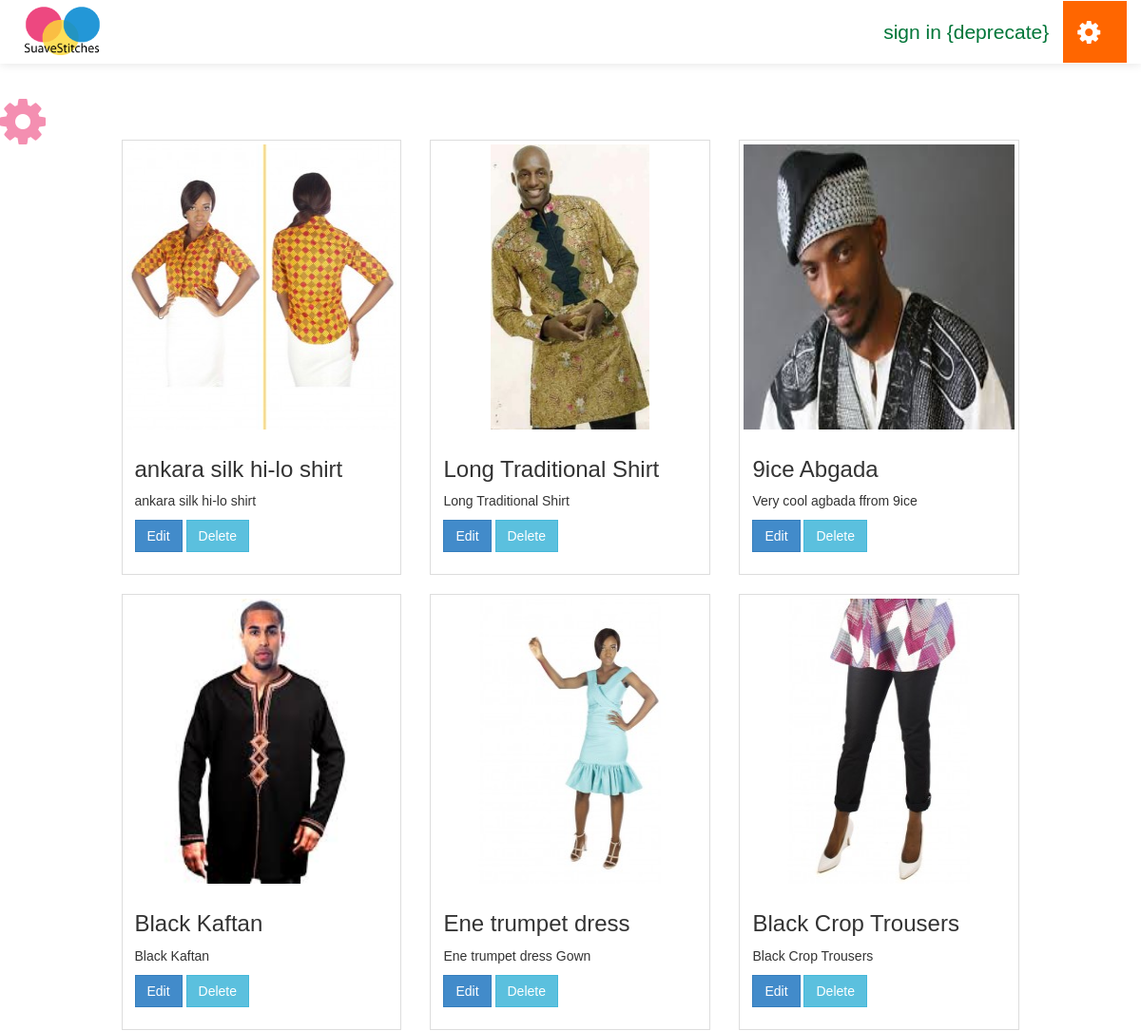
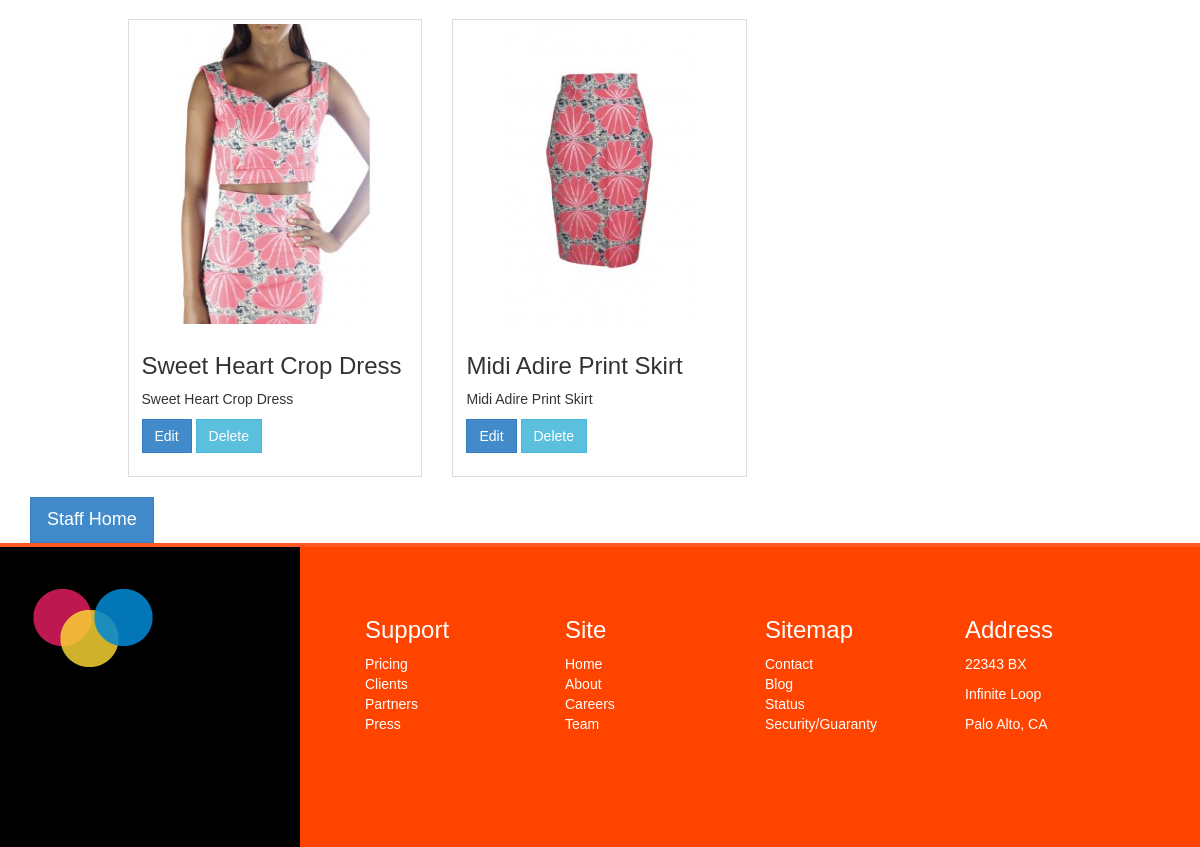
Page /suave/staff/Style/ (signed in) on the committed database (2 pictures, top to bottom).
### suave/models.py (models this page shows, shortened)
class Style(models.Model):
	name = models.CharField(max_length=50)
	sex = models.CharField(max_length=3)
	cost = models.IntegerField(default=000)
	pattern = models.CharField(max_length=150, null=True)
	image_url = models.CharField(max_length=150)
	description = models.CharField(max_length=200, null=True)

### staff/views.py (the view)
@login_required
def style_home(request):
	context = {}
	context['styles'] = Style.objects.all();
	return render(request, 'i/staff/style/style_home.html', context)

### templates/i/staff/style/style_home.html
{% extends "i/layout/staff_base.html" %}
{% block main_section %}
	<div class="container">
		<div class="row">
			<div class="col-lg-10 col-lg-offset-1">
				<br><br><br><br>
				<div class="row">
					{% for style in styles %}
				  <div class="col-sm-6 col-md-4">
				    <div class="thumbnail">
				      <img src="/static/img/styles/{{ style.image_url }}" alt="style.name" style="height:300px">
				      <div class="caption">
				        <h3>{{ style.name }}</h3>
				        <p>{{ style.description }}</p>
				        <p><a href="#" class="btn btn-primary" role="button">Edit</a> <a href="#" class="btn btn-info" role="button">Delete</a></p>
				      </div>
				    </div>
				  </div>
				  {% endfor %}
				</div>
			</div>
		</div>
	</div>
{% endblock %}

### static/css/style.css (style rules this page uses)
a { text-decoration: none; }
img { max-width: 100%; }
*:not(span) { -webkit-border-radius: 0 !important; -moz-border-radius: 0 !important; -ms-border-radius: 0 !important; border-radius: 0 !important; }
body { color: #000; font-family: weblysleek, arial; }

### rows in the picture
Style: image_url (picture), name "ankara silk hi-lo shirt", description "ankara silk hi-lo shirt"
Style: image_url (picture), name "Long Traditional Shirt", description "Long Traditional Shirt"
Style: image_url (picture), name "9ice Abgada", description "Very cool agbada ffrom 9ice"
Style: image_url (picture), name "Black Kaftan", description "Black Kaftan"
Style: image_url (picture), name "Ene trumpet dress", description "Ene trumpet dress Gown"
Style: image_url (picture), name "Black Crop Trousers", description "Black Crop Trousers"
Style: image_url (picture), name "Sweet Heart Crop Dress", description "Sweet Heart Crop Dress"
Style: image_url (picture), name "Midi Adire Print Skirt", description "Midi Adire Print Skirt"
